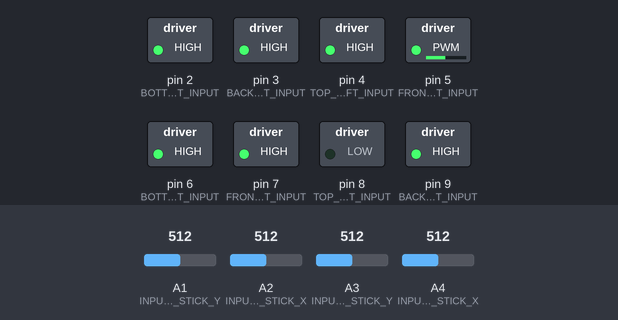
Simulated run of this sketch. Board: Arduino Uno, built with avr-gcc and run on an emulated ATmega328P. On the bench: switched loads named in the sketch (green lamp = pin HIGH). The inputs (shaded band) are chosen by the test bench; at power-on: A1 (INPUT_RIGHT_STICK_Y) = 512, A4 (INPUT_LEFT_STICK_X) = 512, A2 (INPUT_RIGHT_STICK_X) = 512, A3 (INPUT_LEFT_STICK_Y) = 512.

Above: at 1.2 s.
1.3 s: A1 (INPUT_RIGHT_STICK_Y) set to 716
At 2.4 s:
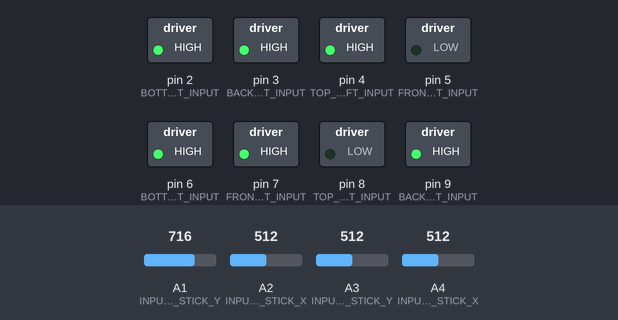
2.8 s: A4 (INPUT_LEFT_STICK_X) set to 525
At 3.6 s:
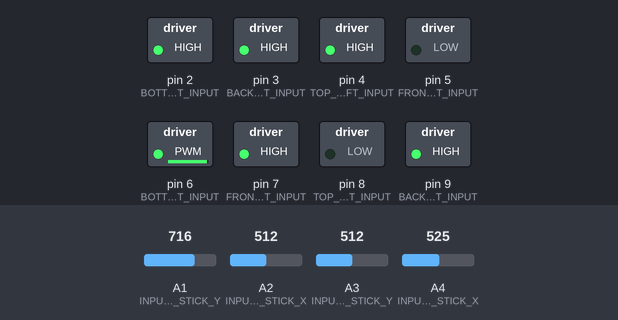
4.3 s: A2 (INPUT_RIGHT_STICK_X) set to 490
At 4.7 s:
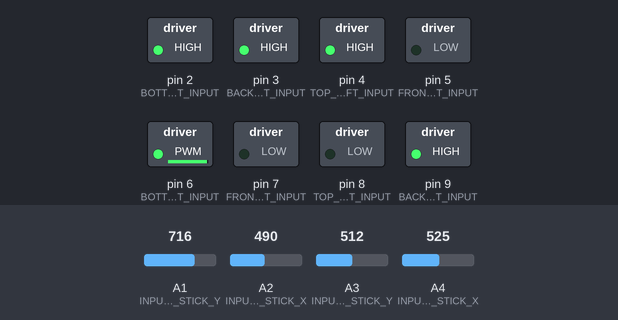
5.8 s: A3 (INPUT_LEFT_STICK_Y) set to 306
At 7.0 s:
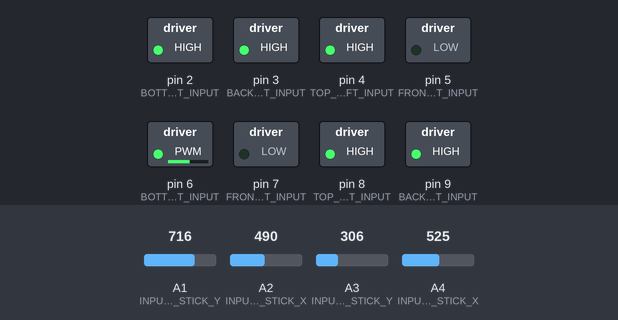
7.3 s: A2 (INPUT_RIGHT_STICK_X) set to 323
8.8 s: A2 (INPUT_RIGHT_STICK_X) set to 302
At 9.4 s:
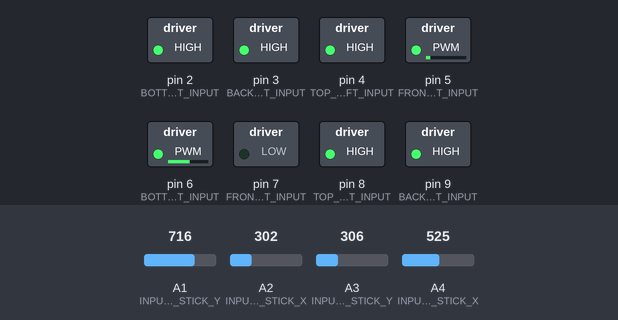
Timing chart, 0 to 11.3 s (numbered marks = the images above; inputs shaded):
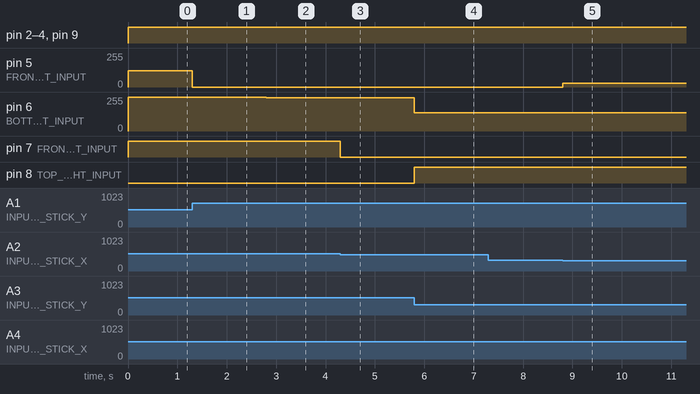

Measured:
- the behaviour switches between 508 and 507 on A2 (INPUT_RIGHT_STICK_X) (found by bisection; images 2 and 3)
- after the input at 1.3 s, pin 5 (FRONT_LEFT_INPUT): 123/255 → 0/255 at once
- after the input at 2.8 s, pin 6 (BOTTOM_RIGHT_INPUT): 255/255 → 248/255 at once
- after the input at 4.3 s, pin 7 (FRONT_RIGHT_INPUT): HIGH → LOW at once
- after the input at 5.8 s, pin 6 (BOTTOM_RIGHT_INPUT): 248/255 → 138/255 at once; pin 8 (TOP_RIGHT_INPUT): LOW → HIGH at once
- after the input at 7.3 s, every drawn part: stays the same
- after the input at 8.8 s, pin 5 (FRONT_LEFT_INPUT): 0/255 → 27/255 at once

The sketch:

shawn_and_devin_rov.ino
```cpp
// this project depends on arduinojson https://arduinojson.org/v6/doc/installation/
#include <ArduinoJson.h>

#include <math.h>
#define FRONT_LEFT_INPUT    5
#define FRONT_RIGHT_INPUT   7
#define TOP_RIGHT_INPUT     8
#define TOP_LEFT_INPUT      4
#define BOTTOM_RIGHT_INPUT  6
#define BOTTOM_LEFT_INPUT   2
#define BACK_RIGHT_INPUT    9
#define BACK_LEFT_INPUT     3

#define INPUT_LEFT_STICK_X  A4
#define INPUT_LEFT_STICK_Y  A3
#define INPUT_RIGHT_STICK_X A2
#define INPUT_RIGHT_STICK_Y A1


#define STOPPED_MOTOR_SPEED 255
#define FULL_MOTOR_SPEED    0
#define DEADBAND            0.07f
float sin45 = sin(45.0 * (PI/180.0));
float cos45 = cos(45.0 * (PI/180.0));


typedef struct joy {
  float x;
  float y;
} Joy;

typedef struct holonomic_speeds {
  float top_right;
  float top_left;
  float bottom_right;
  float bottom_left;
} HolonomicSpeeds;

Joy left_stick;
Joy right_stick;


// the setup function runs once when you press reset or power the board
void setup() {
  // initialize digital pin LED_BUILTIN as an output.
  pinMode(FRONT_LEFT_INPUT, OUTPUT);
  pinMode(FRONT_RIGHT_INPUT, OUTPUT);
  pinMode(TOP_RIGHT_INPUT, OUTPUT);
  pinMode(TOP_LEFT_INPUT, OUTPUT);
  pinMode(BOTTOM_RIGHT_INPUT, OUTPUT);
  pinMode(BOTTOM_LEFT_INPUT, OUTPUT);
  pinMode(BACK_RIGHT_INPUT, OUTPUT);
  pinMode(BACK_LEFT_INPUT, OUTPUT);
  Serial.begin(9600);

  left_stick.x = 0.f;
  left_stick.y = 0.f;
  right_stick.x = 0.f;
  right_stick.y = 0.f;
}

float map_float(float x, float in_min, float in_max, float out_min, float out_max) {
  return (x - in_min) * (out_max - out_min) / (in_max - in_min) + out_min;
}

float clamp(float x) {
  return max(-1.0, min(1.0, x));
}

const float MAX_STICK = (1024.0/5.0 * 3.3);
const float CENTER_STICK = (MAX_STICK /2.0);

float map_analog_to_joy(float val) {
  val = max(-CENTER_STICK, min(CENTER_STICK, ((val - CENTER_STICK)))) / CENTER_STICK;
  if(abs(val) < DEADBAND) val = 0.0;
  return val;
}

// reads joystick values from serial in format of "j1x j1y j2x j2y"
// and assigns them to the corresponding globals
// and are values between [-1024, 1024]
void get_last_command() {
    left_stick.x = map_analog_to_joy(analogRead(INPUT_LEFT_STICK_X));
    left_stick.y = map_analog_to_joy(analogRead(INPUT_LEFT_STICK_Y));
    right_stick.x = map_analog_to_joy(analogRead(INPUT_RIGHT_STICK_X));
    right_stick.y = map_analog_to_joy(analogRead(INPUT_RIGHT_STICK_Y));
//
}


/**
 * Sets the speed of motors m1 and m2 where m1 is the forward motor and m2 is the reverse motor
 * to a speed where speed is between -1 and 1
 */
void set_joined_motor_speed(int m1, int m2, float speed) {
  int m1Speed = STOPPED_MOTOR_SPEED;
  int m2Speed = STOPPED_MOTOR_SPEED;

  if(speed == 0.0) {
  } else if(speed >= 0.f) {
    m1Speed = (int) map_float(speed, 0.f, 1.f, STOPPED_MOTOR_SPEED, FULL_MOTOR_SPEED);
  } else {
    speed = -speed;
    m2Speed = (int) map_float(speed, 0.f, 1.f, STOPPED_MOTOR_SPEED, FULL_MOTOR_SPEED);
  }

  //char buffer[100];
  //sprintf(buffer, "%d: %d, %d: %d\n", m1, m1Speed, m2, m2Speed);
  //Serial.println(buffer);
  analogWrite(m1, m1Speed);
  analogWrite(m2, m2Speed);
}

void update_forward_differential_arcade_drive() {
  // derived from https://github.com/wpilibsuite/allwpilib/blob/master/wpilibc/src/main/native/cpp/drive/DifferentialDrive.cpp::arcadeDrive
  float xSpeed = clamp(right_stick.y);
  float zRotation = clamp(right_stick.x);
  float leftMotorOutput;
  float rightMotorOutput;

  float maxInput = abs(max(abs(xSpeed), abs(zRotation))) * (xSpeed >= 0.0f ? 1.0f : -1.0f);

  if (xSpeed >= 0.0) {
    // First quadrant, else second quadrant
    if (zRotation >= 0.0) {
      leftMotorOutput = maxInput;
      rightMotorOutput = xSpeed - zRotation;
    } else {
      leftMotorOutput = xSpeed + zRotation;
      rightMotorOutput = maxInput;
    }
    } else {
    // Third quadrant, else fourth quadrant
    if (zRotation >= 0.0) {
      leftMotorOutput = xSpeed + zRotation;
      rightMotorOutput = maxInput;
    } else {
      leftMotorOutput = maxInput;
      rightMotorOutput = xSpeed - zRotation;
    }
  }

  set_joined_motor_speed(FRONT_LEFT_INPUT, BACK_LEFT_INPUT, clamp(leftMotorOutput));
  set_joined_motor_speed(FRONT_RIGHT_INPUT, BACK_RIGHT_INPUT, clamp(rightMotorOutput));
}

void update_vertical_holonomic_drive() {
  float x = clamp(left_stick.x);
  float y = clamp(left_stick.y);

  float rotated_x_axis = (cos45 * x) + (sin45 * y);
  float rotated_y_axis = (-sin45 * x) + (sin45 * y);

  set_joined_motor_speed(TOP_RIGHT_INPUT, BOTTOM_LEFT_INPUT, rotated_x_axis);
  set_joined_motor_speed(TOP_LEFT_INPUT, BOTTOM_RIGHT_INPUT, rotated_y_axis);
}


// the loop function runs over and over again forever
void loop() {
  get_last_command();
  update_vertical_holonomic_drive();
  update_forward_differential_arcade_drive();
}
```
